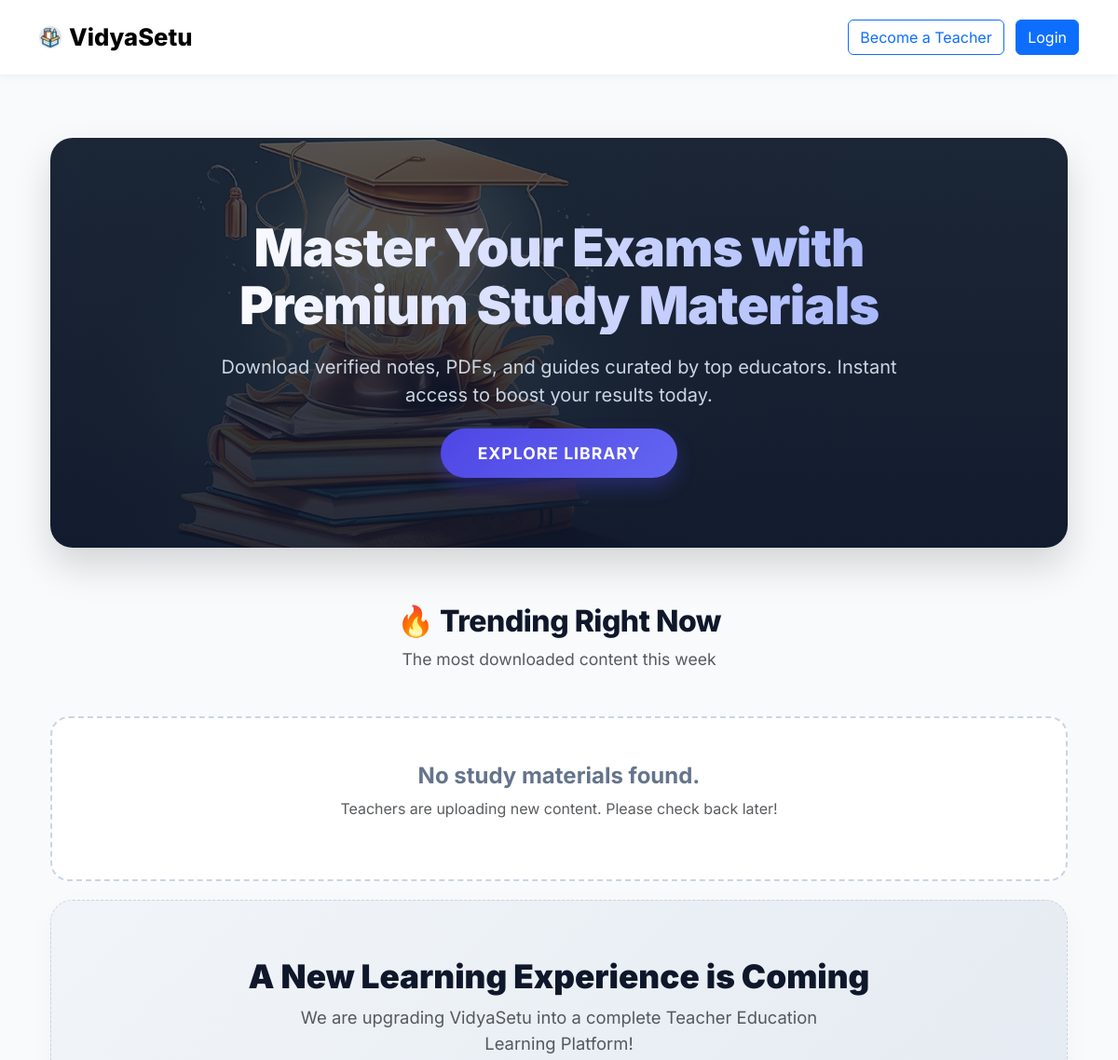
The app's page / (upper part), older data.
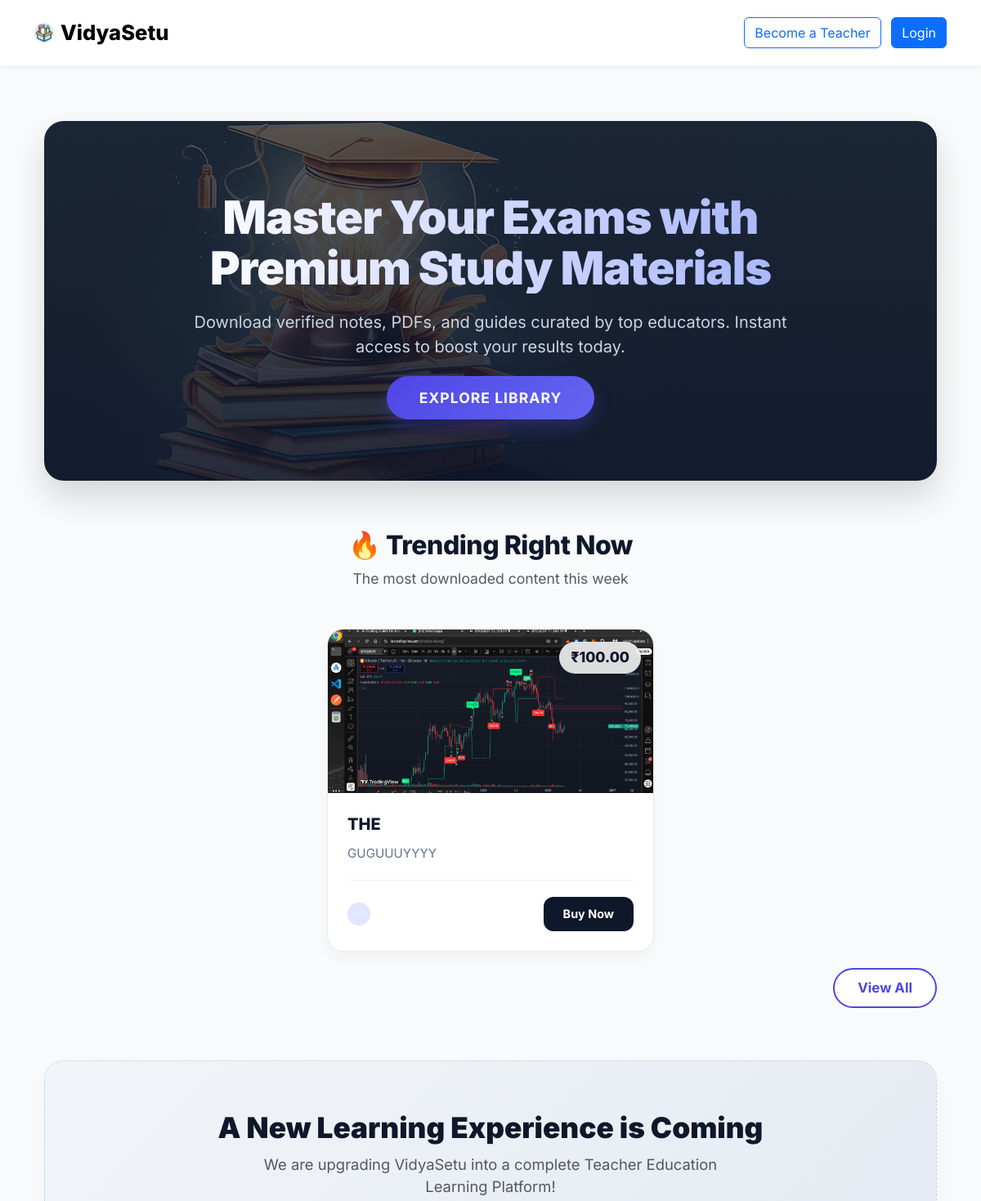
The same page, newer data.
### core/models.py (models this page shows, shortened)
class StudyMaterial(models.Model):
    seller = models.ForeignKey('SellerProfile', on_delete=models.CASCADE)
    title = models.CharField(max_length=255)
    description = models.TextField(blank=True)
    file = models.FileField(upload_to='study_materials/zips/')
    banner = models.ImageField(upload_to='study_materials/banners/', blank=True, null=True)
    price = models.DecimalField(max_digits=8, decimal_places=2, default=0.00)
    uploaded_at = models.DateTimeField(auto_now_add=True)
    class Meta:
        ordering = ['-uploaded_at']

### core/views.py (the view)
# urls.py: path('', views.home, name='home'),
def home(request):
    materials = StudyMaterial.objects.all().order_by('-uploaded_at')[:4]
    return render(request, 'core/home.html', {
        'materials': materials
    })

### core/templates/core/home.html (shortened to what this page needs)
{% extends "core/base.html" %}
{% load static %}
{% block content %}
<div class="container">
  <div class="hero-banner">
    <div class="hero-content">
      <h1>Master Your Exams with Premium Study Materials</h1>
      <p>Download verified notes, PDFs, and guides curated by top educators. Instant access to boost your results today.</p>
      <a href="{% url 'materials' %}" class="btn-hero">Explore Library</a>
    </div>
  </div>
  <div class="section-title text-center mb-5">
    <h2>🔥 Trending Right Now</h2>
    <p class="text-muted" style="font-size: 1.1rem;">The most downloaded content this week</p>
  </div>
  <div class="materials-grid">
    {% for material in materials %}
      <div class="material-card">
        <div class="card-img-wrapper">
          <img src="{{ material.banner.url }}" alt="{{ material.title }}">
          <div class="price-tag">₹{{ material.price }}</div>
        </div>
        <div class="material-body">
          <h5>{{ material.title }}</h5>
          <p>{{ material.description|truncatechars:80 }}</p>
          <div class="material-footer">
            <div class="seller-info">
              <div class="seller-avatar">
              </div>
            </div>
            <a href="{% url 'checkout' material.pk %}" class="btn-buy">Buy Now</a>
          </div>
        </div>
      </div>
    {% empty %}
      <div class="col-12 text-center py-5" style="grid-column: 1 / -1; background: white; border-radius: 20px; border: 2px dashed #cbd5e1;">
        <h4 style="color: #64748b; font-weight: 700;">No study materials found.</h4>
        <p class="text-muted">Teachers are uploading new content. Please check back later!</p>
      </div>
    {% endfor %}
  </div>
  {% if materials|length > 0 %}
  <div class="text-end mb-5 pb-3">
    <a href="{% url 'materials' %}" class="btn-view-more">
      View All
    </a>
  </div>
  {% endif %}
  <div class="coming-soon-section">
    <h2>A New Learning Experience is Coming</h2>
    <p class="text-muted" style="font-size: 1.15rem; max-width: 600px; margin: 0 auto;">We are upgrading VidyaSetu into a complete Teacher Education Learning Platform!</p>
  </div>
</div>
{% endblock %}

Row changes from the older to the newer data that the page shows:
added StudyMaterial: banner (picture), price "100.00", title "THE", description "GUGUUUYYYY"
Text that changed along with them:
text no longer shown: "No study materials found. Teachers are uploading new content. Please check back later!"
text now shown: "View All"
